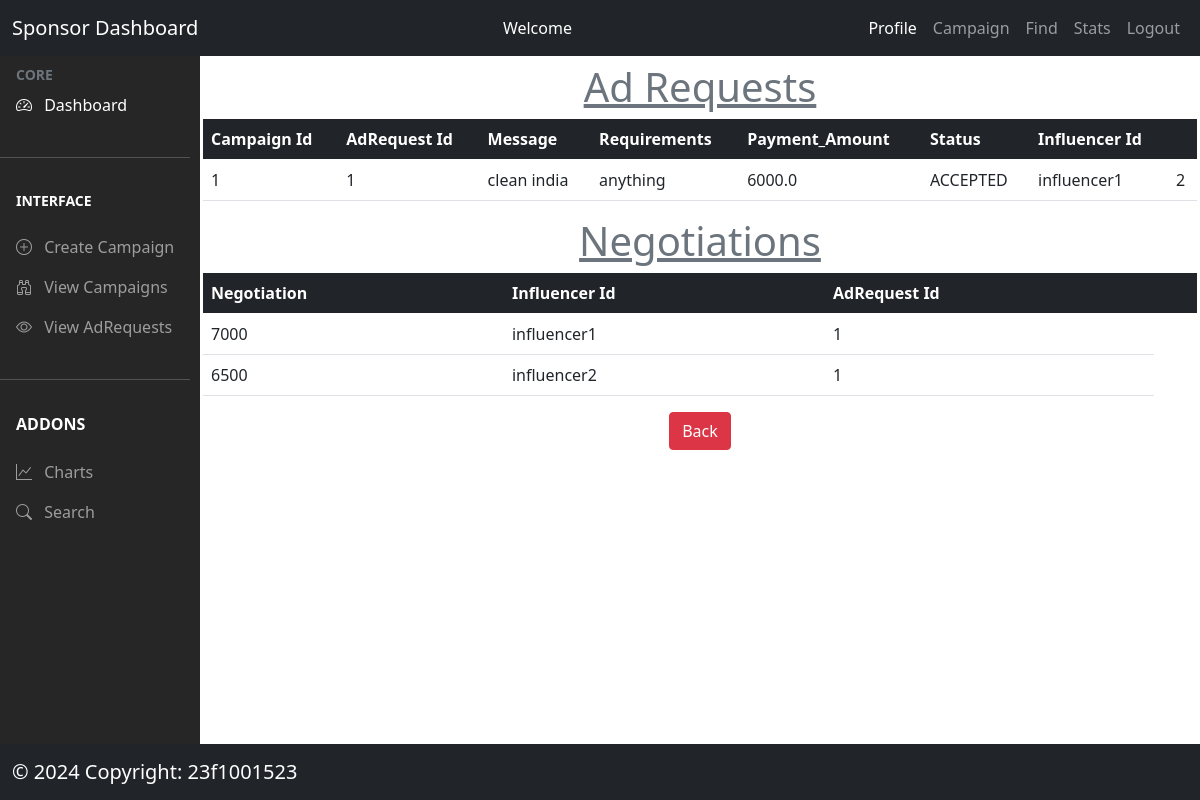
Screenshot of /sponsor/show/1 with the database file from the repository.
### models/model.py (models this page shows, shortened)
class AdRequest(db.Model):
  __tablename__ = 'adrequests'
  adrequest_id = db.Column(db.Integer, autoincrement=True, primary_key=True)
  message = db.Column(db.String(500), nullable=False)
  requirements = db.Column(db.String(500), nullable=False)
  payment_amount = db.Column(db.Float, nullable=False)
  status = db.Column(db.String(200),
                     nullable=False)  #PENDING/ACCEPTED/REJECTED
  flag_status = db.Column(db.String(50), nullable=False)  #active or inactive
  campaign_id = db.Column(db.String(200),
                          db.ForeignKey("campaigns.campaign_id"),
                          nullable=False)
  influencer_id = db.Column(db.String(200),
                            db.ForeignKey("influencers.influencer_id"))
  create_date = db.Column(db.DateTime, default=datetime.now(timezone.utc))
  negotiations = db.relationship('Negotiation', backref='adrequest', lazy=True)

class Negotiation(db.Model):
  __tablename__ = 'negotiations'
  id = db.Column(db.Integer, autoincrement=True, primary_key=True)
  negotiation = db.Column(db.String(400))  # negotiation by influencer
  adrequest_id = db.Column(db.Integer,
                           db.ForeignKey('adrequests.adrequest_id'),
                           nullable=False)
  influencer_id = db.Column(db.Integer,
                            db.ForeignKey('influencers.influencer_id'),
                            nullable=False)

### controllers/sponsor.py (the view)
@app.route('/sponsor/show/<id>', methods=['GET', 'POST'])
def sponsorshow(id):
  try:
    adrequests = AdRequest.query.filter_by(adrequest_id=id).first()
    return render_template('/sponsor/adrequest_negotiation.html',
                          adrequests=adrequests)
  except:
    flash(fatalerror)

### templates/sponsor/adrequest_negotiation.html (shortened to what this page needs)
{% extends '/sponsor/sponsor_dashboard.html' %}
{% block content %}
<div class="mt-1">
    {% if adrequests %}
     <h1 class='text-center text-secondary '><u>Ad Requests</u></h1>
     <table class='table'>
       <thead class='bg-dark text-white'>
       <tr>
         <th>Campaign Id</th>
         <th>AdRequest Id</th>
         <th>Message</th>
         <th>Requirements</th>
         <th>Payment_Amount</th>
         <th>Status</th>
         <th>Influencer Id</th>
         <th></th>
       </tr>
       </thead>
       <tr>
         <td>{{ adrequests.campaign_id }}</td>
       <td>{{ adrequests.adrequest_id }}</td>
         <td>{{ adrequests.message }}</td>
         <td>{{ adrequests.requirements }}</td>
         <td>{{ adrequests.payment_amount }}</td>
         <td>{{ adrequests.status }}</td>
         <td>{{ adrequests.influencer_id }}</td>
         <td>{{adrequests.negotiations | length}}</td>
       </tr>
     </table>
     {% endif %}
</div>
<div class="mt-1">
    {% if adrequests %}
    {% if adrequests.negotiations %}
     <h1 class='text-center text-secondary '><u>Negotiations</u></h1>
     <table class='table'>
       <thead class='bg-dark text-white'>
       <tr>
         <th>Negotiation</th>
         <th>Influencer Id</th>
         <th>AdRequest Id</th>
         <th colspan=2></th>
       </tr>
       </thead>
       {% for negotiation in adrequests.negotiations %}
       <tr>
         <td>{{negotiation.negotiation}}</td>
          <td>{{negotiation.influencer_id}}</td>
         <td>{{negotiation.adrequest_id}}</td>
       </tr>
       {% endfor %}
     </table>
     {% endif %}
  {% endif %}
</div>
<div class='text-center'>
<a type="button" href='/sponsor/campaign/show' class="btn btn-danger text-white">Back</a>
  </div>
{% endblock %}

### rows the page displays
AdRequest: campaign_id "1", adrequest_id "1", message "clean india", requirements "anything", payment_amount "6000.0", status "ACCEPTED", influencer_id "influencer1"
Negotiation: negotiation "7000", influencer_id "influencer1", adrequest_id "1"
Negotiation: negotiation "6500", influencer_id "influencer2", adrequest_id "1"

### other values shown
{{ adrequests.negotiations | length }} "2"
